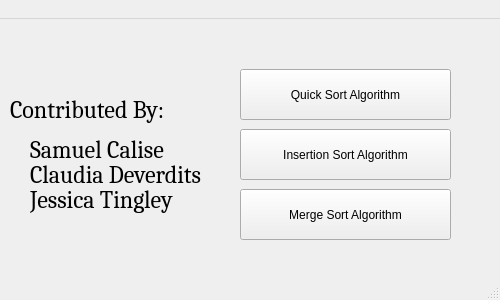
<?xml version="1.0" encoding="UTF-8"?>
<ui version="4.0">
 <class>MainWindow</class>
 <widget class="QMainWindow" name="MainWindow">
  <property name="geometry">
   <rect>
    <x>0</x>
    <y>0</y>
    <width>500</width>
    <height>300</height>
   </rect>
  </property>
  <property name="contextMenuPolicy">
   <enum>Qt::NoContextMenu</enum>
  </property>
  <property name="windowTitle">
   <string>DSA Project: Sorting Algorithms</string>
  </property>
  <widget class="QWidget" name="centralwidget">
   <widget class="QPushButton" name="quick_sort_button">
    <property name="geometry">
     <rect>
      <x>240</x>
      <y>50</y>
      <width>211</width>
      <height>51</height>
     </rect>
    </property>
    <property name="text">
     <string>Quick Sort Algorithm</string>
    </property>
   </widget>
   <widget class="QPushButton" name="insertion_sort_button">
    <property name="geometry">
     <rect>
      <x>240</x>
      <y>110</y>
      <width>211</width>
      <height>51</height>
     </rect>
    </property>
    <property name="text">
     <string>Insertion Sort Algorithm</string>
    </property>
   </widget>
   <widget class="QPushButton" name="merge_sort_button">
    <property name="geometry">
     <rect>
      <x>240</x>
      <y>170</y>
      <width>211</width>
      <height>51</height>
     </rect>
    </property>
    <property name="text">
     <string>Merge Sort Algorithm</string>
    </property>
   </widget>
   <widget class="QLabel" name="label">
    <property name="geometry">
     <rect>
      <x>10</x>
      <y>60</y>
      <width>181</width>
      <height>61</height>
     </rect>
    </property>
    <property name="font">
     <font>
      <family>Cambria</family>
      <pointsize>18</pointsize>
     </font>
    </property>
    <property name="text">
     <string>Contributed By:</string>
    </property>
   </widget>
   <widget class="QLabel" name="label_2">
    <property name="geometry">
     <rect>
      <x>30</x>
      <y>120</y>
      <width>151</width>
      <height>21</height>
     </rect>
    </property>
    <property name="font">
     <font>
      <family>Cambria</family>
      <pointsize>18</pointsize>
     </font>
    </property>
    <property name="text">
     <string>Samuel Calise</string>
    </property>
   </widget>
   <widget class="QLabel" name="label_3">
    <property name="geometry">
     <rect>
      <x>30</x>
      <y>140</y>
      <width>191</width>
      <height>31</height>
     </rect>
    </property>
    <property name="font">
     <font>
      <family>Cambria</family>
      <pointsize>18</pointsize>
     </font>
    </property>
    <property name="text">
     <string>Claudia Deverdits</string>
    </property>
   </widget>
   <widget class="QLabel" name="label_4">
    <property name="geometry">
     <rect>
      <x>30</x>
      <y>160</y>
      <width>161</width>
      <height>41</height>
     </rect>
    </property>
    <property name="font">
     <font>
      <family>Cambria</family>
      <pointsize>18</pointsize>
     </font>
    </property>
    <property name="text">
     <string>Jessica Tingley </string>
    </property>
   </widget>
  </widget>
  <widget class="QMenuBar" name="menubar">
   <property name="geometry">
    <rect>
     <x>0</x>
     <y>0</y>
     <width>500</width>
     <height>21</height>
    </rect>
   </property>
   <widget class="QMenu" name="menuDSA_Project_Sorting_Algorithms">
    <property name="title">
     <string> </string>
    </property>
   </widget>
   <addaction name="menuDSA_Project_Sorting_Algorithms"/>
  </widget>
  <widget class="QStatusBar" name="statusbar"/>
 </widget>
 <resources/>
 <connections/>
</ui>
